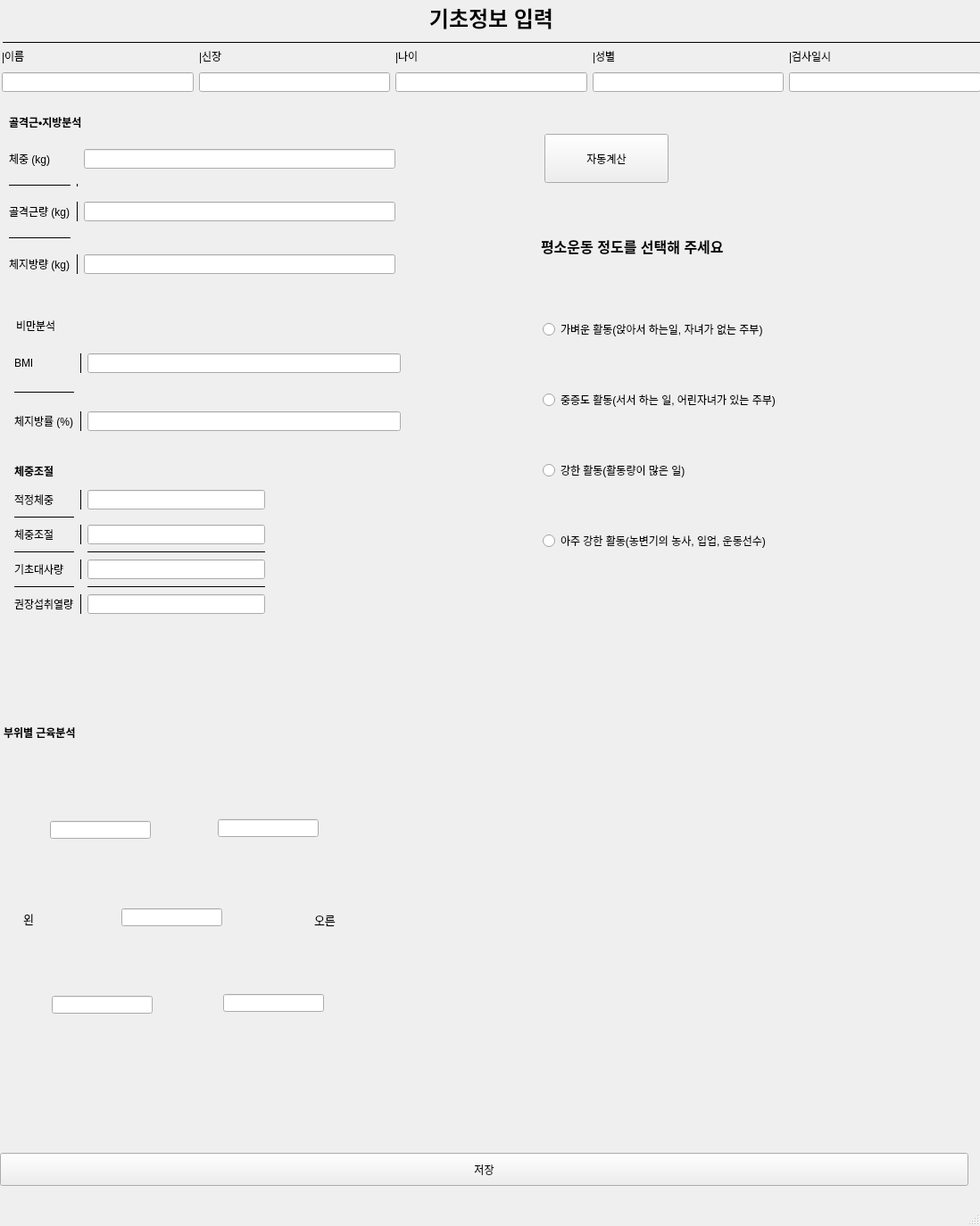
<?xml version="1.0" encoding="UTF-8"?>
<ui version="4.0">
 <class>MainWindow</class>
 <widget class="QMainWindow" name="MainWindow">
  <property name="geometry">
   <rect>
    <x>0</x>
    <y>0</y>
    <width>1098</width>
    <height>1374</height>
   </rect>
  </property>
  <property name="windowTitle">
   <string>MainWindow</string>
  </property>
  <widget class="QWidget" name="centralwidget">
   <widget class="QWidget" name="layoutWidget">
    <property name="geometry">
     <rect>
      <x>3</x>
      <y>0</y>
      <width>1095</width>
      <height>49</height>
     </rect>
    </property>
    <layout class="QVBoxLayout" name="verticalLayout">
     <item>
      <widget class="QLabel" name="label_24">
       <property name="text">
        <string>&lt;html&gt;&lt;head/&gt;&lt;body&gt;&lt;p align=&quot;center&quot;&gt;&lt;span style=&quot; font-size:18pt; font-weight:600;&quot;&gt;기초정보 입력&lt;/span&gt;&lt;/p&gt;&lt;/body&gt;&lt;/html&gt;</string>
       </property>
      </widget>
     </item>
     <item>
      <widget class="Line" name="line">
       <property name="frameShadow">
        <enum>QFrame::Plain</enum>
       </property>
       <property name="orientation">
        <enum>Qt::Horizontal</enum>
       </property>
      </widget>
     </item>
    </layout>
   </widget>
   <widget class="QWidget" name="layoutWidget_2">
    <property name="geometry">
     <rect>
      <x>2</x>
      <y>52</y>
      <width>1097</width>
      <height>51</height>
     </rect>
    </property>
    <layout class="QGridLayout" name="gridLayout_2">
     <item row="0" column="2">
      <widget class="QLabel" name="label_18">
       <property name="text">
        <string>&lt;html&gt;&lt;head/&gt;&lt;body&gt;&lt;p&gt;|나이&lt;/p&gt;&lt;/body&gt;&lt;/html&gt;</string>
       </property>
      </widget>
     </item>
     <item row="1" column="3">
      <widget class="QLineEdit" name="gender"/>
     </item>
     <item row="0" column="1">
      <widget class="QLabel" name="label_11">
       <property name="text">
        <string>&lt;html&gt;&lt;head/&gt;&lt;body&gt;&lt;p&gt;|신장&lt;/p&gt;&lt;/body&gt;&lt;/html&gt;</string>
       </property>
      </widget>
     </item>
     <item row="0" column="3">
      <widget class="QLabel" name="label_22">
       <property name="text">
        <string>&lt;html&gt;&lt;head/&gt;&lt;body&gt;&lt;p&gt;|성별&lt;/p&gt;&lt;/body&gt;&lt;/html&gt;</string>
       </property>
      </widget>
     </item>
     <item row="0" column="0">
      <widget class="QLabel" name="label_10">
       <property name="text">
        <string>&lt;html&gt;&lt;head/&gt;&lt;body&gt;&lt;p&gt;|이름&lt;/p&gt;&lt;/body&gt;&lt;/html&gt;</string>
       </property>
       <property name="wordWrap">
        <bool>true</bool>
       </property>
      </widget>
     </item>
     <item row="1" column="1">
      <widget class="QLineEdit" name="cm"/>
     </item>
     <item row="1" column="0">
      <widget class="QLineEdit" name="Name"/>
     </item>
     <item row="1" column="2">
      <widget class="QLineEdit" name="Age"/>
     </item>
     <item row="0" column="4">
      <widget class="QLabel" name="label_12">
       <property name="text">
        <string>&lt;html&gt;&lt;head/&gt;&lt;body&gt;&lt;p&gt;|검사일시&lt;/p&gt;&lt;/body&gt;&lt;/html&gt;</string>
       </property>
      </widget>
     </item>
     <item row="1" column="4">
      <widget class="QLineEdit" name="Date"/>
     </item>
    </layout>
   </widget>
   <widget class="QLabel" name="label_8">
    <property name="geometry">
     <rect>
      <x>10</x>
      <y>120</y>
      <width>173</width>
      <height>34</height>
     </rect>
    </property>
    <property name="text">
     <string>&lt;html&gt;&lt;head/&gt;&lt;body&gt;&lt;p&gt;&lt;span style=&quot; font-weight:600;&quot;&gt;골격근•지방분석&lt;/span&gt;&lt;/p&gt;&lt;/body&gt;&lt;/html&gt;</string>
    </property>
   </widget>
   <widget class="QWidget" name="gridLayoutWidget">
    <property name="geometry">
     <rect>
      <x>10</x>
      <y>156</y>
      <width>433</width>
      <height>167</height>
     </rect>
    </property>
    <layout class="QGridLayout" name="gridLayout_4">
     <item row="2" column="4">
      <widget class="QLineEdit" name="Muscle"/>
     </item>
     <item row="2" column="3">
      <widget class="Line" name="line_13">
       <property name="frameShadow">
        <enum>QFrame::Plain</enum>
       </property>
       <property name="orientation">
        <enum>Qt::Vertical</enum>
       </property>
      </widget>
     </item>
     <item row="4" column="4">
      <widget class="QLineEdit" name="fat_amount"/>
     </item>
     <item row="1" column="3">
      <widget class="Line" name="line_36">
       <property name="frameShadow">
        <enum>QFrame::Plain</enum>
       </property>
       <property name="orientation">
        <enum>Qt::Vertical</enum>
       </property>
      </widget>
     </item>
     <item row="4" column="0">
      <widget class="QLabel" name="label_20">
       <property name="text">
        <string>체지방량 (kg)</string>
       </property>
      </widget>
     </item>
     <item row="4" column="3">
      <widget class="Line" name="line_14">
       <property name="frameShadow">
        <enum>QFrame::Plain</enum>
       </property>
       <property name="orientation">
        <enum>Qt::Vertical</enum>
       </property>
      </widget>
     </item>
     <item row="1" column="0">
      <widget class="Line" name="line_5">
       <property name="frameShadow">
        <enum>QFrame::Plain</enum>
       </property>
       <property name="orientation">
        <enum>Qt::Horizontal</enum>
       </property>
      </widget>
     </item>
     <item row="2" column="0">
      <widget class="QLabel" name="label_19">
       <property name="text">
        <string>골격근량 (kg)</string>
       </property>
      </widget>
     </item>
     <item row="3" column="0">
      <widget class="Line" name="line_3">
       <property name="frameShadow">
        <enum>QFrame::Plain</enum>
       </property>
       <property name="orientation">
        <enum>Qt::Horizontal</enum>
       </property>
      </widget>
     </item>
     <item row="0" column="0">
      <widget class="QLabel" name="lbl">
       <property name="text">
        <string>체중 (kg)</string>
       </property>
      </widget>
     </item>
     <item row="0" column="4">
      <widget class="QLineEdit" name="KG"/>
     </item>
    </layout>
   </widget>
   <widget class="QLabel" name="label_35">
    <property name="geometry">
     <rect>
      <x>18</x>
      <y>348</y>
      <width>173</width>
      <height>34</height>
     </rect>
    </property>
    <property name="text">
     <string>&lt;html&gt;&lt;head/&gt;&lt;body&gt;&lt;p&gt;비만분석&lt;/p&gt;&lt;/body&gt;&lt;/html&gt;</string>
    </property>
   </widget>
   <widget class="QWidget" name="gridLayoutWidget_7">
    <property name="geometry">
     <rect>
      <x>16</x>
      <y>382</y>
      <width>433</width>
      <height>115</height>
     </rect>
    </property>
    <layout class="QGridLayout" name="gridLayout_12">
     <item row="0" column="4">
      <widget class="QLineEdit" name="BMI"/>
     </item>
     <item row="0" column="3">
      <widget class="Line" name="line_34">
       <property name="frameShadow">
        <enum>QFrame::Plain</enum>
       </property>
       <property name="orientation">
        <enum>Qt::Vertical</enum>
       </property>
      </widget>
     </item>
     <item row="2" column="4">
      <widget class="QLineEdit" name="fat_percent"/>
     </item>
     <item row="2" column="3">
      <widget class="Line" name="line_35">
       <property name="frameShadow">
        <enum>QFrame::Plain</enum>
       </property>
       <property name="orientation">
        <enum>Qt::Vertical</enum>
       </property>
      </widget>
     </item>
     <item row="0" column="0">
      <widget class="QLabel" name="label_37">
       <property name="text">
        <string>BMI</string>
       </property>
      </widget>
     </item>
     <item row="1" column="0">
      <widget class="Line" name="line_4">
       <property name="frameShadow">
        <enum>QFrame::Plain</enum>
       </property>
       <property name="orientation">
        <enum>Qt::Horizontal</enum>
       </property>
      </widget>
     </item>
     <item row="2" column="0">
      <widget class="QLabel" name="label_36">
       <property name="text">
        <string>체지방률 (%)</string>
       </property>
      </widget>
     </item>
    </layout>
   </widget>
   <widget class="QWidget" name="gridLayoutWidget_3">
    <property name="geometry">
     <rect>
      <x>16</x>
      <y>548</y>
      <width>281</width>
      <height>141</height>
     </rect>
    </property>
    <layout class="QGridLayout" name="gridLayout_8">
     <item row="0" column="2">
      <widget class="QLineEdit" name="R_KG"/>
     </item>
     <item row="6" column="0">
      <widget class="QLabel" name="label_31">
       <property name="text">
        <string>&lt;html&gt;&lt;head/&gt;&lt;body&gt;&lt;p&gt;권장섭취열량&lt;/p&gt;&lt;/body&gt;&lt;/html&gt;</string>
       </property>
      </widget>
     </item>
     <item row="2" column="1">
      <widget class="Line" name="line_24">
       <property name="frameShadow">
        <enum>QFrame::Plain</enum>
       </property>
       <property name="orientation">
        <enum>Qt::Vertical</enum>
       </property>
      </widget>
     </item>
     <item row="0" column="0">
      <widget class="QLabel" name="label_26">
       <property name="text">
        <string>&lt;html&gt;&lt;head/&gt;&lt;body&gt;&lt;p&gt;적정체중&lt;/p&gt;&lt;/body&gt;&lt;/html&gt;</string>
       </property>
      </widget>
     </item>
     <item row="2" column="2">
      <widget class="QLineEdit" name="K_KG"/>
     </item>
     <item row="4" column="1">
      <widget class="Line" name="line_32">
       <property name="frameShadow">
        <enum>QFrame::Plain</enum>
       </property>
       <property name="orientation">
        <enum>Qt::Vertical</enum>
       </property>
      </widget>
     </item>
     <item row="2" column="0">
      <widget class="QLabel" name="label_27">
       <property name="text">
        <string>&lt;html&gt;&lt;head/&gt;&lt;body&gt;&lt;p&gt;체중조절&lt;/p&gt;&lt;/body&gt;&lt;/html&gt;</string>
       </property>
      </widget>
     </item>
     <item row="3" column="0">
      <widget class="Line" name="line_16">
       <property name="frameShadow">
        <enum>QFrame::Plain</enum>
       </property>
       <property name="orientation">
        <enum>Qt::Horizontal</enum>
       </property>
      </widget>
     </item>
     <item row="4" column="0">
      <widget class="QLabel" name="label_33">
       <property name="text">
        <string>&lt;html&gt;&lt;head/&gt;&lt;body&gt;&lt;p&gt;기초대사량&lt;/p&gt;&lt;/body&gt;&lt;/html&gt;</string>
       </property>
      </widget>
     </item>
     <item row="4" column="2">
      <widget class="QLineEdit" name="Basic"/>
     </item>
     <item row="1" column="0">
      <widget class="Line" name="line_15">
       <property name="frameShadow">
        <enum>QFrame::Plain</enum>
       </property>
       <property name="orientation">
        <enum>Qt::Horizontal</enum>
       </property>
      </widget>
     </item>
     <item row="3" column="2">
      <widget class="Line" name="line_17">
       <property name="frameShadow">
        <enum>QFrame::Plain</enum>
       </property>
       <property name="orientation">
        <enum>Qt::Horizontal</enum>
       </property>
      </widget>
     </item>
     <item row="6" column="2">
      <widget class="QLineEdit" name="E_f"/>
     </item>
     <item row="0" column="1">
      <widget class="Line" name="line_23">
       <property name="frameShadow">
        <enum>QFrame::Plain</enum>
       </property>
       <property name="orientation">
        <enum>Qt::Vertical</enum>
       </property>
      </widget>
     </item>
     <item row="6" column="1">
      <widget class="Line" name="line_33">
       <property name="frameShadow">
        <enum>QFrame::Plain</enum>
       </property>
       <property name="orientation">
        <enum>Qt::Vertical</enum>
       </property>
      </widget>
     </item>
     <item row="5" column="0">
      <widget class="Line" name="line_28">
       <property name="frameShadow">
        <enum>QFrame::Plain</enum>
       </property>
       <property name="orientation">
        <enum>Qt::Horizontal</enum>
       </property>
      </widget>
     </item>
     <item row="5" column="2">
      <widget class="Line" name="line_37">
       <property name="frameShadow">
        <enum>QFrame::Plain</enum>
       </property>
       <property name="orientation">
        <enum>Qt::Horizontal</enum>
       </property>
      </widget>
     </item>
    </layout>
   </widget>
   <widget class="QLabel" name="label_5">
    <property name="geometry">
     <rect>
      <x>16</x>
      <y>512</y>
      <width>185</width>
      <height>33</height>
     </rect>
    </property>
    <property name="text">
     <string>&lt;html&gt;&lt;head/&gt;&lt;body&gt;&lt;p&gt;&lt;span style=&quot; font-weight:600;&quot;&gt;체중조절&lt;/span&gt;&lt;/p&gt;&lt;/body&gt;&lt;/html&gt;</string>
    </property>
   </widget>
   <widget class="QLabel" name="label_21">
    <property name="geometry">
     <rect>
      <x>352</x>
      <y>1016</y>
      <width>45</width>
      <height>31</height>
     </rect>
    </property>
    <property name="text">
     <string>&lt;html&gt;&lt;head/&gt;&lt;body&gt;&lt;p&gt;&lt;span style=&quot; font-size:10pt;&quot;&gt;오른&lt;/span&gt;&lt;/p&gt;&lt;/body&gt;&lt;/html&gt;</string>
    </property>
   </widget>
   <widget class="QPushButton" name="save_button">
    <property name="geometry">
     <rect>
      <x>0</x>
      <y>1292</y>
      <width>1085</width>
      <height>37</height>
     </rect>
    </property>
    <property name="text">
     <string>저장</string>
    </property>
   </widget>
   <widget class="QLabel" name="label_9">
    <property name="geometry">
     <rect>
      <x>4</x>
      <y>806</y>
      <width>211</width>
      <height>31</height>
     </rect>
    </property>
    <property name="text">
     <string>&lt;html&gt;&lt;head/&gt;&lt;body&gt;&lt;p&gt;&lt;span style=&quot; font-weight:600;&quot;&gt;부위별 근육분석&lt;/span&gt;&lt;/p&gt;&lt;/body&gt;&lt;/html&gt;</string>
    </property>
   </widget>
   <widget class="QLineEdit" name="M_2">
    <property name="geometry">
     <rect>
      <x>244</x>
      <y>918</y>
      <width>113</width>
      <height>20</height>
     </rect>
    </property>
   </widget>
   <widget class="QLabel" name="img_lbl">
    <property name="geometry">
     <rect>
      <x>30</x>
      <y>840</y>
      <width>351</width>
      <height>355</height>
     </rect>
    </property>
    <property name="text">
     <string/>
    </property>
   </widget>
   <widget class="QLineEdit" name="M_1">
    <property name="geometry">
     <rect>
      <x>56</x>
      <y>920</y>
      <width>113</width>
      <height>20</height>
     </rect>
    </property>
   </widget>
   <widget class="QLineEdit" name="M_3">
    <property name="geometry">
     <rect>
      <x>136</x>
      <y>1018</y>
      <width>113</width>
      <height>20</height>
     </rect>
    </property>
   </widget>
   <widget class="QLabel" name="label_23">
    <property name="geometry">
     <rect>
      <x>26</x>
      <y>1016</y>
      <width>39</width>
      <height>29</height>
     </rect>
    </property>
    <property name="text">
     <string>&lt;html&gt;&lt;head/&gt;&lt;body&gt;&lt;p&gt;&lt;span style=&quot; font-size:10pt;&quot;&gt;왼&lt;/span&gt;&lt;/p&gt;&lt;/body&gt;&lt;/html&gt;</string>
    </property>
   </widget>
   <widget class="QLineEdit" name="M_4">
    <property name="geometry">
     <rect>
      <x>58</x>
      <y>1116</y>
      <width>113</width>
      <height>20</height>
     </rect>
    </property>
   </widget>
   <widget class="QLineEdit" name="M_5">
    <property name="geometry">
     <rect>
      <x>250</x>
      <y>1114</y>
      <width>113</width>
      <height>20</height>
     </rect>
    </property>
   </widget>
   <widget class="QPushButton" name="calculation">
    <property name="geometry">
     <rect>
      <x>610</x>
      <y>150</y>
      <width>139</width>
      <height>55</height>
     </rect>
    </property>
    <property name="text">
     <string>자동계산</string>
    </property>
   </widget>
   <widget class="QLabel" name="label_2">
    <property name="geometry">
     <rect>
      <x>606</x>
      <y>260</y>
      <width>519</width>
      <height>33</height>
     </rect>
    </property>
    <property name="text">
     <string>&lt;html&gt;&lt;head/&gt;&lt;body&gt;&lt;p&gt;&lt;span style=&quot; font-size:12pt; font-weight:600;&quot;&gt;평소운동 정도를 선택해 주세요&lt;/span&gt;&lt;/p&gt;&lt;/body&gt;&lt;/html&gt;</string>
    </property>
   </widget>
   <widget class="QWidget" name="verticalLayoutWidget">
    <property name="geometry">
     <rect>
      <x>608</x>
      <y>308</y>
      <width>413</width>
      <height>359</height>
     </rect>
    </property>
    <layout class="QVBoxLayout" name="verticalLayout_2">
     <item>
      <widget class="QRadioButton" name="active_1">
       <property name="text">
        <string>가벼운 활동(앉아서 하는일, 자녀가 없는 주부)</string>
       </property>
      </widget>
     </item>
     <item>
      <widget class="QRadioButton" name="active_2">
       <property name="text">
        <string>중증도 활동(서서 하는 일, 어린자녀가 있는 주부)</string>
       </property>
      </widget>
     </item>
     <item>
      <widget class="QRadioButton" name="active_3">
       <property name="text">
        <string>강한 활동(활동량이 많은 일)</string>
       </property>
      </widget>
     </item>
     <item>
      <widget class="QRadioButton" name="active_4">
       <property name="text">
        <string>아주 강한 활동(농변기의 농사, 입업, 운동선수)</string>
       </property>
      </widget>
     </item>
    </layout>
   </widget>
   <zorder>img_lbl</zorder>
   <zorder>layoutWidget</zorder>
   <zorder>layoutWidget_2</zorder>
   <zorder>label_8</zorder>
   <zorder>gridLayoutWidget</zorder>
   <zorder>label_35</zorder>
   <zorder>gridLayoutWidget_7</zorder>
   <zorder>gridLayoutWidget_3</zorder>
   <zorder>label_5</zorder>
   <zorder>label_21</zorder>
   <zorder>save_button</zorder>
   <zorder>label_9</zorder>
   <zorder>M_2</zorder>
   <zorder>M_1</zorder>
   <zorder>M_3</zorder>
   <zorder>label_23</zorder>
   <zorder>M_4</zorder>
   <zorder>M_5</zorder>
   <zorder>calculation</zorder>
   <zorder>label_2</zorder>
   <zorder>verticalLayoutWidget</zorder>
  </widget>
  <widget class="QMenuBar" name="menubar">
   <property name="geometry">
    <rect>
     <x>0</x>
     <y>0</y>
     <width>1098</width>
     <height>22</height>
    </rect>
   </property>
  </widget>
  <widget class="QStatusBar" name="statusbar"/>
 </widget>
 <resources>
  <include location="근육.qrc"/>
 </resources>
 <connections/>
</ui>
